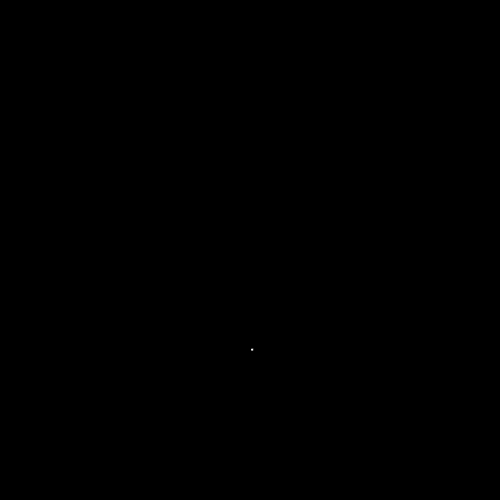
Frame 1 (no input)
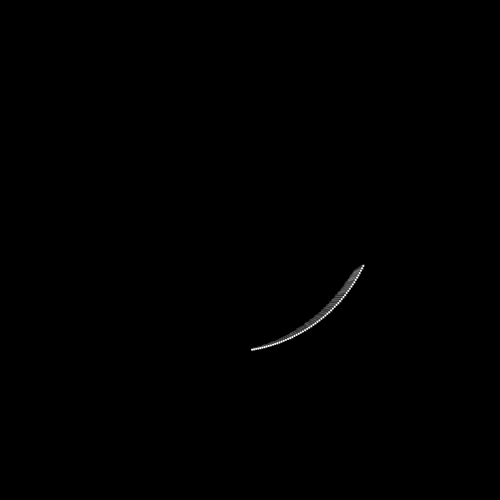
Frame 60 (the mouse pressed at the canvas centre just before this capture)
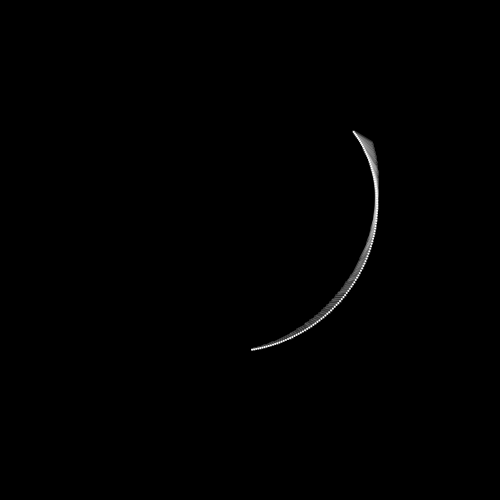
Frame 120 (the mouse held since frame 60 and released just before this capture)

The Processing sketch that drew these frames (run headless with seeded random() and noise(); from frame 60 on, the mouse is pressed at the canvas centre):

// Processing sketch: processing_151290
// ── processing_151290.pde

/*
 * Creative Coding
 * Week 3, 04 - spinning top: curved motion with sin() and cos()
 * by Indae Hwang and Jon McCormack
 * Copyright (c) 2014 Monash University
 *
 * This sketch is the first cut at translating the motion of a spinning top
 * to trace a drawing path. This sketch traces a path using sin() and cos()
 *
 * This is my variation, still just one moving element, but two 
 * different 'motions' around it, one in black, one in white, with 
 * slightly differnt angles
 *
 * Click canvas to pause/restart
 * Press 'c' to clear screen
 *
 */

float x, y;      // current drawing position
float dx, dy;    // change in position at each frame
float rad;       // radius for the moving hand
boolean looping = true;  // Loop-Mode

void setup() {
  size(500, 500);

  // initial position in the centre of the screen
  x = width/2;
  y = height/2;

  // dx and dy are the small change in position each frame
  dx = random(-1, 1);
  dy = random(-1, 1);
  background(0);
}


void draw() { 
  rad = radians(frameCount);

  // calculate new position
  x += dx;
  y += dy;

  float max = 1;
  float min = 0.5;

  //When the shape hits the edge of the window, it reverses its direction and changes velocity
  if (x > width-50 || x < 50) {
    dx = dx > 0 ? -random(min, max) : random(min, max);
  }

  if (y > height-50 || y < 50) {
    dy = dy > 0 ? -random(min, max) : random(min, max);
  }

  float bx = x + 100 * sin(rad);
  float by = y + 100 * cos(rad);
  float cx = x + 100 * sin(rad+1);
  float cy = y + 100 * cos(rad+1);
  
  float radius = 100 * sin(rad*0.1);
  
  float handX = bx + radius * sin(rad*2);
  float handY = by + radius * cos(rad*2);
  float handX2 = cx + radius * sin(-(rad+1)*2);
  float handY2 = cy + radius * cos(-(rad+1)*2);
  
  strokeWeight(3); 
  stroke(255, 50);
  line(bx, by, handX, handY);
  stroke(0, 50);
  line(cx, cy, handX2, handY2);

  noStroke();
  fill(255); 
  ellipse(handX, handY, 2, 2);
  fill(0); 
  ellipse(handX2, handY2, 2, 2);
}

void mouseReleased(){
 if(looping){
   looping = false; 
   noLoop(); 
 } else {
   looping = true; 
   loop(); 
 }
}

void keyReleased(){
  if(key == 'c' || key == 'C'){
    background(0); 
  }
}
